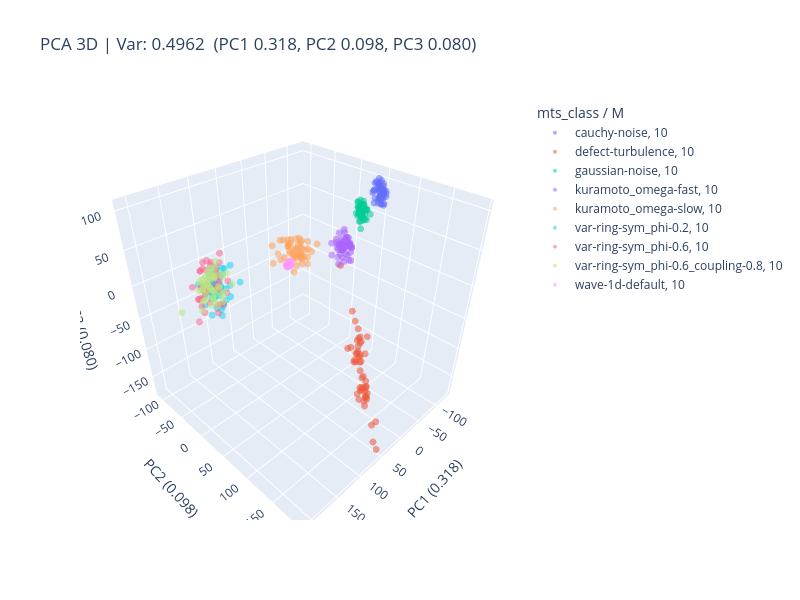

The code cell stored with this chart in its notebook:
### Code cell
import plotly.express as px
from sklearn.decomposition import PCA
from sklearn.preprocessing import StandardScaler

# 3D PCA on scaled features (matches plot_pca's StandardScaler step).
X_scaled = StandardScaler().fit_transform(X)
pca3 = PCA(n_components=3, random_state=0)
emb3 = pca3.fit_transform(X_scaled)
var3 = pca3.explained_variance_ratio_

df3 = meta_df.assign(
    pc1=emb3[:, 0], pc2=emb3[:, 1], pc3=emb3[:, 2],
    M_str=meta_df["M"].astype(str),
    instance_str=meta_df["instance"].astype(str),
    dataset_paths_str=meta_df["dataset_paths"].astype(str),
)

fig = px.scatter_3d(
    df3, x="pc1", y="pc2", z="pc3",
    color="mts_class", symbol="M_str",
    hover_data={
        "mts_class": True, "M": True, "T": True,
        "instance_str": True, "dataset_paths_str": True,
        "M_str": False,
        "pc1": ":.2f", "pc2": ":.2f", "pc3": ":.2f",
    },
    title=f"PCA 3D | Var: {var3.sum():.4f}  (PC1 {var3[0]:.3f}, PC2 {var3[1]:.3f}, PC3 {var3[2]:.3f})",
    width=800, height=600,
)
fig.update_traces(marker=dict(size=4, opacity=0.55))
fig.update_layout(legend=dict(title="mts_class / M"),
                  scene=dict(xaxis_title=f"PC1 ({var3[0]:.3f})",
                             yaxis_title=f"PC2 ({var3[1]:.3f})",
                             zaxis_title=f"PC3 ({var3[2]:.3f})",
                             aspectmode="cube"))
fig.show()
